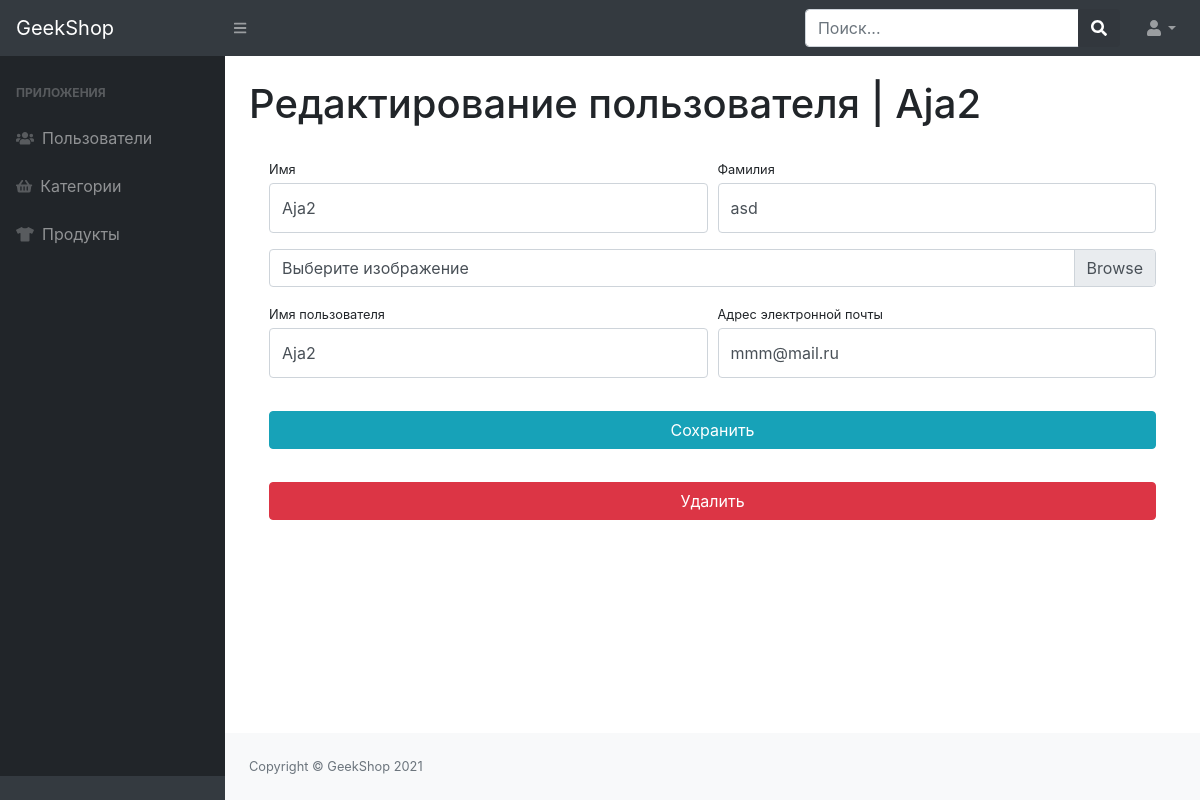
Before: /admins/user_update/14 (signed in) with the older database file.
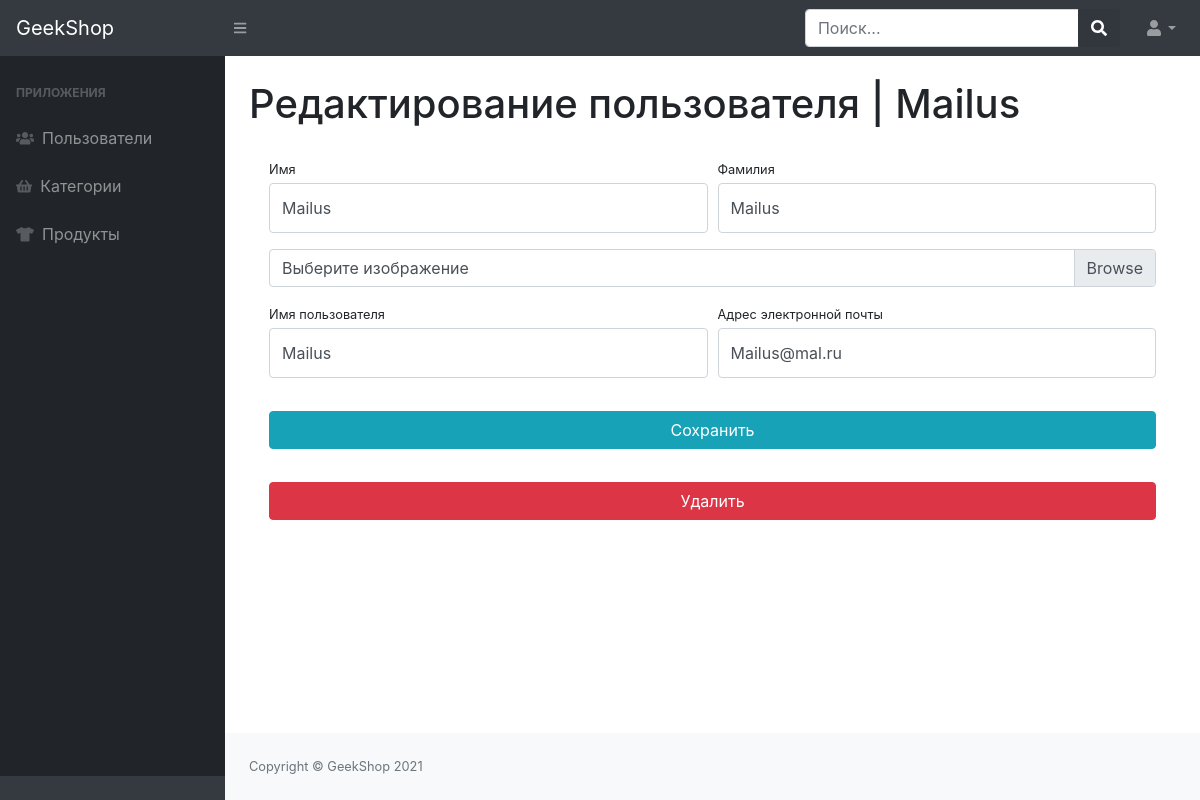
After: the same page with the newer database file.
### users/models.py (models this page shows, shortened)
class NormalUser(AbstractUser):
	image = models.ImageField(upload_to="users_images", blank=True)
	age = models.PositiveIntegerField(verbose_name="age", default=18)
	email = models.EmailField(verbose_name='email address', blank=True, unique=True)
	activation_key = models.CharField(max_length=128, blank=True)
	activation_key_expires = models.DateTimeField(auto_now_add=True, blank=True, null=True)

### admins/views.py (the view)
# urls.py: path("user_update/<int:pk>", UserUpdateView.as_view(), name="admin_users_update"),
class UserUpdateView(UpdateView):
	model = NormalUser
	form_class = UserUpdateForm_Admin
	context_object_name = "user"
	template_name = "admins/admin-users-update-delete.html"
	success_url = reverse_lazy("admins:admin_users")
	def get_context_data(self, *, object_list=None, **kwargs):
		context = super(UserUpdateView, self).get_context_data(**kwargs)
		context["title"] = "GeekShop - редактирование пользователя"
		return context
	@method_decorator(user_passes_test(lambda u: u.is_staff))
	def dispatch(self, request, *args, **kwargs):
		return super(UserUpdateView, self).dispatch(request, *args, **kwargs)

### admins/forms.py
class UserUpdateForm_Admin(UserProfileForm):
	username = forms.CharField(widget=forms.TextInput(attrs={"class": "form-control py-4", "readonly": False}))
	email = forms.EmailField(widget=forms.EmailInput(attrs={"class": "form-control py-4", "readonly": False}))
	class Meta:
		model = NormalUser
		fields = ("username", "email", "first_name", "last_name", "image")

### products/context_processors.py (called while the page is built)
def basket(request):
	basket_list = []
	if request.user.is_authenticated:
		basket_list = Basket.objects.filter(user=request.user)
	return {"baskets": basket_list}

### admins/templates/admins/admin-users-update-delete.html (shortened to what this page needs)
{% extends "admins/base.html" %}
{% load static %}
{% block content %}
<div id="layoutSidenav_content">
    <main>
        <div class="container-fluid">
            <h1 class="mt-4">Редактирование пользователя | {{ user.username }}</h1>
            <div class="card-body">
                <form action="{% url 'admins:admin_users_update' user.id %}" method="post" enctype="multipart/form-data">
                    <div class="form-row">
                        <div class="col-lg-6">
                            <div class="form-group">
                                <label class="small mb-1" for="{{ form.first_name.id_for_label }}">Имя</label>
                                {{ form.first_name }}
                            </div>
                        </div>
                        <div class="col-lg-6">
                            <div class="form-group">
                                <label class="small mb-1" for="{{ form.last_name.id_for_label }}">Фамилия</label>
                                {{ form.last_name }}
                            </div>
                        </div>
                    </div>
                    <div class="form-row mb-2">
                        <div class="col-lg-12">
                            <div class="custom-file">
                                <label class="custom-file-label" for="{{ form.avatar.id_for_label }}">Выберите изображение</label>
                            </div>
                        </div>
                    </div>
                    <div class="form-row">
                        <div class="col-lg-6">
                            <label class="small mb-1" for="{{ form.username.id_for_label }}">Имя пользователя</label>
                            {{ form.username }}
                        </div>
                        <div class="col-lg-6">
                            <label class="small mb-1" for="{{ form.email.id_for_label }}">Адрес электронной
                                почты</label>
                            {{ form.email }}
                        </div>
                    </div>
                    <div class="form-row">
                        <div class="col-lg-12" style="margin-top: 33px;">
                            <input class="btn btn-info btn-block" type="submit" value="Сохранить">
                        </div>
                    </div>
                </form>
                <form action="{% url 'admins:admin_users_delete' user.id %}" method="post">
                    <div class="row">
                        <div class="col-lg-12" style="margin-top: 33px;">
                        <input type="submit" class="btn btn-danger btn-block" value="Удалить">
                        </div>
                    </div>
                </form>
            </div>
        </div>
    </main>
    <footer class="py-4 bg-light mt-auto">
        <div class="container-fluid">
            <div class="d-flex align-items-center justify-content-between small">
                <div class="text-muted">Copyright &copy; GeekShop 2021</div>
            </div>
        </div>
    </footer>
</div>
{% endblock %}

Changed rows visible on the page:
changed NormalUser: username "Aja2" → "Mailus"; first_name "Aja2" → "Mailus"; last_name "asd" → "Mailus"; email "mmm@mail.ru" → "Mailus@mal.ru"
